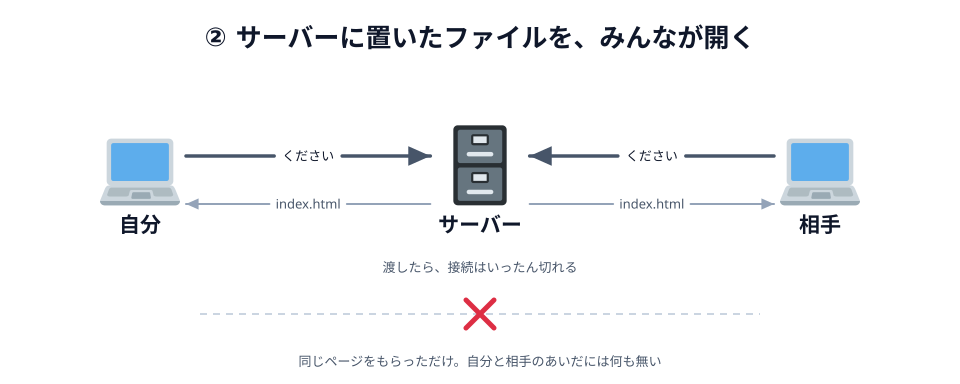

Here is the Python script that generated this plot:
# 02-http.svg
# スキーマ: SOURCE-PATH-GOAL + CYCLE（ください → はい、これ の 1 往復）
# 2 台が同じサーバーから同じページをもらう。ただし自分と相手のあいだには線が無い

import sys
sys.path.insert(0, "/Users/seekseep/.claude/skills/genfig")
from genfig import Canvas

c = Canvas(960, 384)
c.text(480, 46, "② サーバーに置いたファイルを、みんなが開く", scale="xl")

me = c.node(140, 180, "自分", emoji_cp="1f4bb")
server = c.node(480, 180, "サーバー", emoji_cp="1f5c4")
you = c.node(820, 180, "相手", emoji_cp="1f4bb")

# 往路と復路に同じ offset を渡すと、互いに反対側の車線へ分かれる
c.link(me, server, label="ください", label_scale="sm", offset=24)
c.link(server, me, label="index.html", label_scale="sm", offset=24, primary=False)
c.link(you, server, label="ください", label_scale="sm", offset=-24)
c.link(server, you, label="index.html", label_scale="sm", offset=-24, primary=False)

c.text(480, 272, "渡したら、接続はいったん切れる", scale="sm")

c.raw('<line x1="200" y1="314" x2="760" y2="314" stroke="#cbd5e1" '
      'stroke-width="2" stroke-dasharray="7 6"/>')
c.emoji("274c", 462, 296, 36)
c.text(480, 366, "同じページをもらっただけ。自分と相手のあいだには何も無い", scale="sm")

c.save("02-http.svg")
